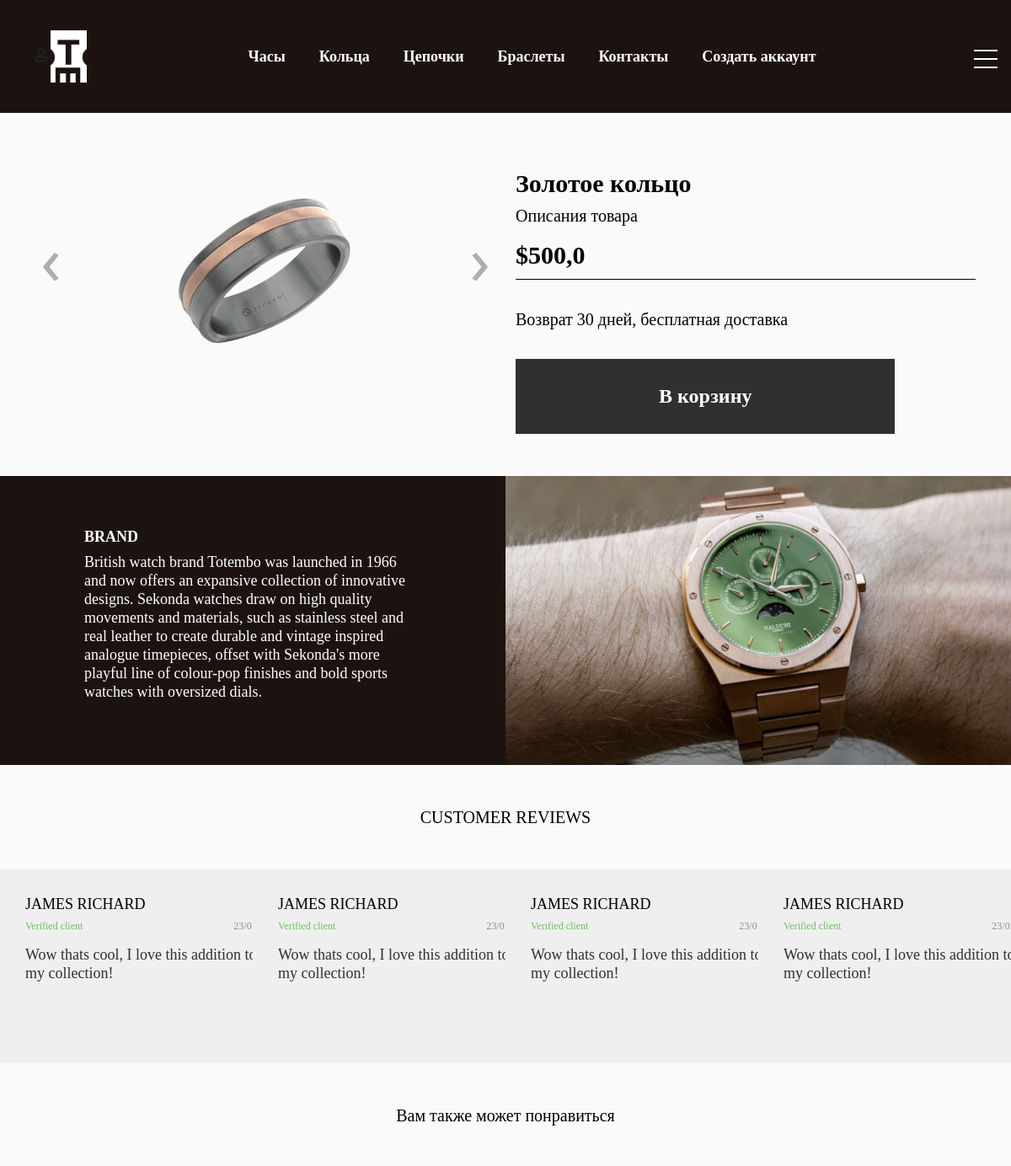
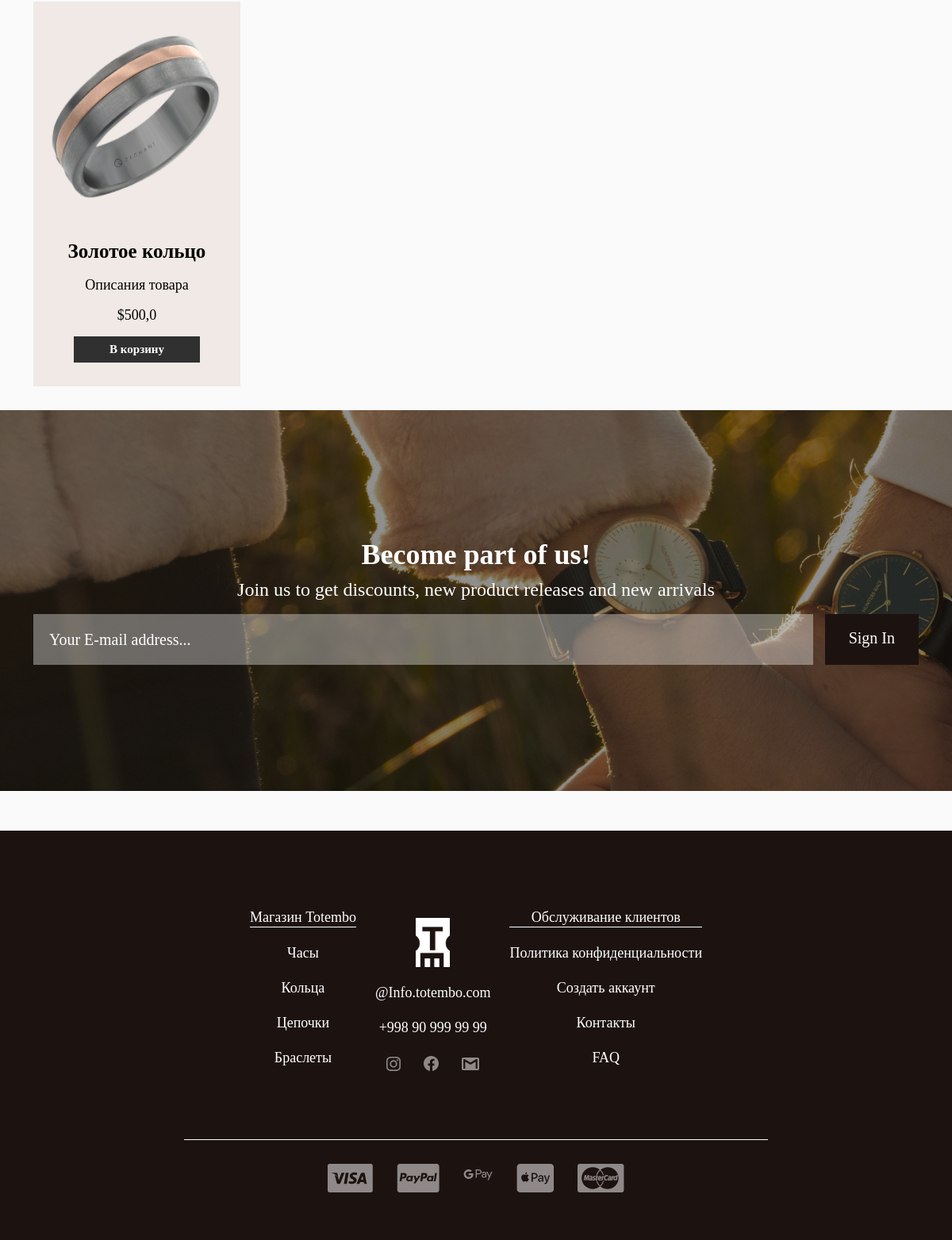
Screenshot of /product/2/ with the database file from the repository (2 pictures, top to bottom).
### store/models.py (models this page shows, shortened)
class Category(models.Model):
    title = models.CharField(max_length=255, unique=True) # unique=True--> nomi qaytarilmasin
    def get_absolute_url(self):
        return reverse('product_list_by_category', kwargs={'pk': self.pk})

class Product(models.Model):
    name = models.CharField(max_length=255)
    price = models.FloatField()                                 # narxni float ko'rinishida ko'rsatish yani $.sent
    image = models.ImageField(null=True, blank=True)
    created_at = models.DateTimeField(auto_now_add=True)
    description = models.TextField(default='Описания товара')
    quantity = models.PositiveIntegerField()
    is_published = models.BooleanField(default=True)
    category = models.ForeignKey(Category, on_delete=models.CASCADE)    # ForeignKey--> tepadagi Category classi bilan bog'lansin
    def get_absolute_url(self):
        return reverse('product_detail', kwargs={'pk': self.pk})
    @property                                                                # buni yozsak return qilinganda qavusini berish shart emas
    def image_url(self):
        try:
            url = self.image.url
        except:
            url = 'https://sarus.uz/public/files/img/news_1528793026.jpg'
        return url

### store/views.py (the view)
# urls.py: path('product/<int:pk>/', ProductDetail.as_view(), name='product_detail'),
class ProductDetail(DetailView):
    model = Product
    context_object_name = 'product'

### store/templatetags/store_tags.py (called while the page is built)
@register.simple_tag()
def get_categories():
    return Category.objects.all()

@register.simple_tag()
def get_cart_product_quantity(request):
    data = cart_data(request)
    return data['cart_products_quantity']

### store/utils.py (called while the page is built, shortened)
def get_session_cart(request):
    session = request.session
    cart = session.get(settings.CART_SESSION_ID)
    if not cart:
        cart = session['cart'] = {
        }
    items = []
    order = {
        'cart_total_price': 0,
        'cart_products_quantity': 0,
        'shipping': True,
    }
    cart_products_quantity = order['cart_products_quantity']
    session.modified = True
    return {
        'order': order,
        'products': items,
        'cart_products_quantity': cart_products_quantity
    }

def cart_data(request):
    if request.user.is_authenticated:
        customer, created = Customer.objects.get_or_create(user=request.user, name=request.user.username, email=request.user.email)
        order, created = Order.objects.get_or_create(customer=customer, complete=False)
        products = order.orderproduct_set.all()
        cart_products_quantity = order.cart_products_quantity
    else:
        session_cart = get_session_cart(request)
        order = session_cart['order']
        products = session_cart['products']
        cart_products_quantity = session_cart['cart_products_quantity']
    return {
        'order': order,
        'products': products,
        'cart_products_quantity':cart_products_quantity
    }

### store/templates/store/product_detail.html
{% extends 'base.html' %}
{% block main %}
 <main>
        <section class="product_detail">
            <div class="container">
                <div class="row">
                    <div class="col-md-6">
                        {% include 'store/components/_product_slider.html' %}
                    </div>
                    <div class="col-md-6">
                            {% include 'store/components/_product_info.html' %}
                    </div>
                </div>
            </div>
        </section>
            {% include 'store/components/_brand_info.html' %}
            {% include 'store/components/_customer_reviews.html' %}
        <div class="recommended_goods">
            <h2 class="product_detail-main-title text-center">Вам также может понравиться</h2>
            <div class="container">
                <div class="row">
                    <div class="col-12 col-sm-6 col-md-4 col-lg-3">
                       {% include 'store/components/_product_card.html' %}
                    </div>
                </div>
            </div>
        </div>
        {% include 'store/components/_email_form.html' %}
</main>
{% endblock main %}

### templates/components/_header_nav.html
{% load store_tags %}
{% get_categories as categories %}
<ul class="header_nav-menu d-flex justify-content-center flex-wrap text-center {% if 'category' in request.path %} border-dark {% endif %}">
    {% for category in categories %}
    <li class="header_nav-item">
        <a class="header_nav-link " href="{{ category.get_absolute_url }}">{{ category.title }}</a>
    </li>
    {% endfor %}
    <li class="header_nav-item mt-3 mt-lg-0">
        <a class="header_nav-link " href="#">Контакты</a>
    </li>
    <li class="header_nav-item mt-3 mt-lg-0">
        {% if not request.user.is_authenticated %}
            <a class="header_nav-link " href="#">Создать аккаунт</a>
        {% endif %}
    </li>
</ul>

### store/templates/store/components/_product_slider.html (shortened to what this page needs)
<div class="product_detail-slider ">
    <div class="product_detail-slider_block d-flex justify-content-center">
        <img src="{{ product.image_url }}" alt="">
    </div>
</div>

### store/templates/store/components/_product_info.html (shortened to what this page needs)
<div class="product_detail-info">
    <h2 class="product_detail-title">{{ product.name }}</h2>
    <p class="product_detail-desc">{{ product.description }}</p>
    <p class="product_detail-price">${{ product.price }}</p>
</div>
{% if product.quantity > 0 %}
<p class="product_detail-guarantee">Возврат 30 дней, бесплатная доставка</p>
<button class="product_detail-buy_btn">В корзину</button>
{% else %}
<p class="product_detail-guarantee">Нет в наличии</p>
{% endif %}

### store/templates/store/components/_product_card.html
<div class="product_card text-center">
    <a class="product_card-detail"
       {% if product.quantity > 0 %}
        href="{{ product.get_absolute_url }}"
        {% endif %}>
        <div class="w-100">
            <img class="product_card-img img-fluid" style="height:300px;" src="{{ product.image.url }}" alt="">
        </div>
        <div class="product_card-description">
            <p class="product_card-name">{{ product.name }}</p>
            <p class="product_card-desc">{{ product.description }}</p>
            <p class="product_card-price">${{ product.price }}</p>
        </div>
    </a>
    {% if product.quantity > 0 %}
        <a href="{% url 'to_cart' product_id=product.pk action='add' %}" class="product_card-btn">В корзину</a>
    {% else %}
        <a href="" class="product_card-txt">Нет в наличии</a>
    {% endif %}
</div>

### templates/components/_footer_nav_item.html
{% load store_tags %}
{% get_categories as categories %}
<ul class="">
    <li class="footer_nav-item_header">
        <a class="footer_nav-link_header" href="">Магазин Totembo</a>
    </li>
    {% for category in categories %}
    <li class="footer_nav-item">
        <a class="footer_nav-link" href="{{ category.get_absolute_url }}">{{ category.title }}</a>
    </li>
    {% endfor %}
</ul>

### static/css/style.css (style rules this page uses)
ul, li { padding: 0; margin: 0; }
a, li { text-decoration: none; list-style: none; }
.header_nav-item { list-style: none; }
.header_nav-link { font-family: Montserrat; font-weight: 600; font-size: 18px; color: #fff; line-height: 22px; margin: 0 20px; text-decoration: none; }
.header_nav-menu { padding: 55px 0; }
.product_card { position: relative; box-sizing: border-box; background: #F0E9E5; margin-bottom: 30px; transition: all 1s; padding-bottom: 30px; }
.product_card-description { padding: 0 15px; }
.product_card-name { font-family: Montserrat; font-weight: 600; font-size: 25px; line-height: 30px; color: #000000; }
.product_card-desc { font-family: Montserrat; font-weight: normal; font-size: 18px; line-height: 22px; color: #000000; }
.product_card-price { font-family: Montserrat; font-style: normal; font-weight: normal; font-size: 18px; line-height: 22px; color: #000000; }
.product_card-btn { position: relative; top: 0; left: 0; display: inline-block; padding: 10px 45px; background: #303030; font-family: Montserrat; font-style: normal; font-weight: bold; font-size: 15px; line-height: 13px; color: #FFFFFF; transition: all 0.5s; }
.footer_nav-item_header { border-bottom: 1px solid white; }
.footer_nav-item { margin-top: 20px; }
.footer_nav-link { font-family: Montserrat; font-weight: 300; font-size: 18px; line-height: 22px; color: #FFFFFF; }
.footer_nav-link_header { font-family: Montserrat; font-weight: 500; font-size: 18px; line-height: 22px; color: #FFFFFF; }
.product_detail-main-title { font-family: Montserrat; font-style: normal; font-weight: normal; font-size: 20px; line-height: 24px; color: #000000; margin-bottom: 50px; }
.product_detail-slider { position: relative; }
.product_detail-title { font-family: Montserrat; font-style: normal; font-weight: bold; font-size: 30px; line-height: 37px; color: #000000; }
.product_detail-desc { font-family: Montserrat; font-style: normal; font-weight: normal; font-size: 20px; line-height: 24px; color: #000000; }
.product_detail-price { font-family: Montserrat; font-style: normal; font-weight: bold; font-size: 30px; line-height: 37px; color: #000000; padding-bottom: 10px; border-bottom: 1px solid #000000; }
.product_detail-guarantee { margin: 35px 0; font-family: Montserrat; font-style: normal; font-weight: 500; font-size: 20px; line-height: 24px; color: #000000; }
.product_detail-buy_btn { padding: 30px 170px; background-color: #303030; border: none; font-family: Montserrat; font-style: normal; font-weight: bold; font-size: 24px; line-height: 29px; color: #FFFFFF; transition: all 1s; }

### store/static/store/css/additional_style.css (style rules this page uses)
body { background-color: hsl(0, 0%, 98%); }
h1, h2, h3, h4, h5, h6 { color: hsl(0, 0%, 30%); }
main { margin-bottom: 50px; }

### rows the page displays
Category: title "Часы"
Category: title "Кольца"
Category: title "Цепочки"
Category: title "Браслеты"
Product: image_url (picture), name "Золотое кольцо", description "Описания товара", price "500,0", image (picture)
